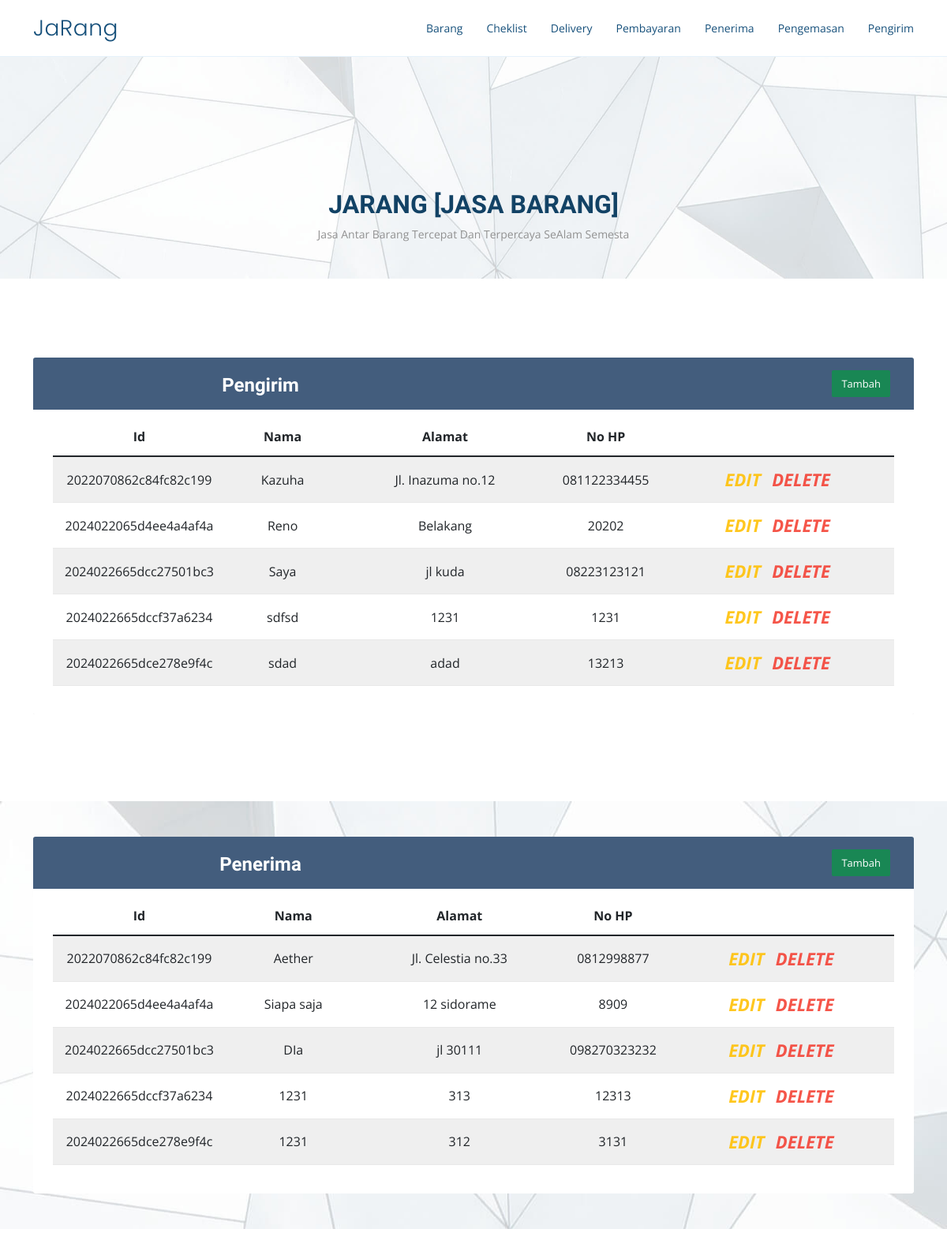
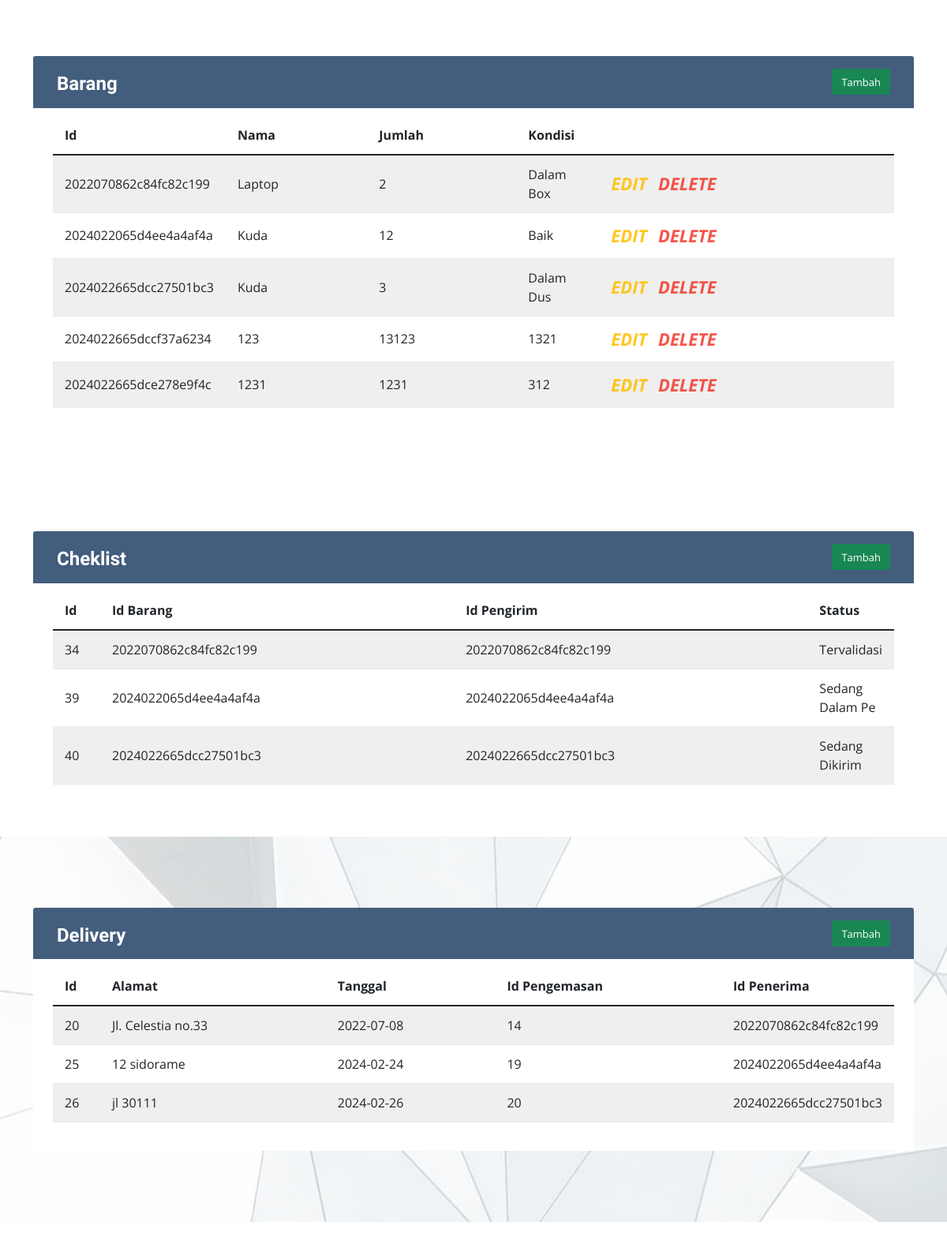
The app's page /admin.php (upper part) with its own data (2 pictures, top to bottom).
### tables this page shows
CREATE TABLE `pengirim` (
  `id` varchar(55) NOT NULL,
  `nama_k` varchar(255) NOT NULL,
  `alamat_k` text NOT NULL,
  `hp_k` varchar(15) NOT NULL
);

CREATE TABLE `penerima` (
  `id` varchar(55) NOT NULL,
  `nama` varchar(255) NOT NULL,
  `alamat` text NOT NULL,
  `hp` varchar(15) NOT NULL
);

CREATE TABLE `barang` (
  `id` varchar(55) NOT NULL,
  `nama` varchar(255) NOT NULL,
  `jumlah` int(11) NOT NULL,
  `berat` varchar(50) NOT NULL,
  `kondisi` varchar(255) NOT NULL
);

CREATE TABLE `ceklist` (
  `id` int(11) NOT NULL,
  `id_barang` varchar(55) NOT NULL,
  `id_pengirim` varchar(55) NOT NULL,
  `id_penerima` varchar(55) NOT NULL,
  `statuscek` varchar(15) NOT NULL
);

CREATE TABLE `delivery` (
  `id` int(11) NOT NULL,
  `alamat` text NOT NULL,
  `tanggal` date NOT NULL,
  `id_pengemasan` int(11) NOT NULL,
  `id_penerima` varchar(55) NOT NULL
);

### admin.php (the view, shortened to what this page needs)
<?php
	include 'koneksi.php';
?>
<!DOCTYPE html>
<html lang="en">
<head>
  <link href="assets/vendor/aos/aos.css" rel="stylesheet">
  <link href="assets/vendor/bootstrap/css/bootstrap.min.css" rel="stylesheet">
  <link href="assets/vendor/bootstrap-icons/bootstrap-icons.css" rel="stylesheet">
  <link href="assets/vendor/boxicons/css/boxicons.min.css" rel="stylesheet">
  <link href="assets/vendor/glightbox/css/glightbox.min.css" rel="stylesheet">
  <link href="assets/vendor/remixicon/remixicon.css" rel="stylesheet">
  <link href="assets/vendor/swiper/swiper-bundle.min.css" rel="stylesheet">
  <link href="assets/css/style.css" rel="stylesheet">
  <link href="admin/css/admin.css" rel="stylesheet">
</head>
<body>
<body>
  <header id="header" class="fixed-top">
    <div class="container d-flex align-items-center justify-content-between">
      <h1 class="logo"><a href="index.php">JaRang</a></h1>
      <nav id="navbar" class="navbar">
        <ul>
          <li><a class="nav-link scrollto active" href="#cta">Barang</a></li>
          <li><a class="nav-link scrollto" href="#about">Cheklist</a></li>
          <li><a class="nav-link scrollto" href="#counts">Delivery</a></li>
          <li><a class="nav-link scrollto o" href="#about-video">Pembayaran</a></li>
          <li><a class="nav-link scrollto" href="#clients">Penerima</a></li>
          <li><a class="nav-link scrollto" href="#testimonials">Pengemasan</a></li>
          <li><a class="nav-link scrollto" href="#services">Pengirim</a></li>
        </ul>
      </nav>
    </div>
  </header>
  <section id="hero" class="d-flex align-items-center">
  <div class="container-xl">
  <div class="section-title">
          <h2>JaRang [Jasa Barang]</h2>
          <p>Jasa Antar Barang Tercepat Dan Terpercaya SeAlam Semesta</p>
        </div>
</div>
</section>
    <section id="services" class="services section-bg">
    <div class="container-xl">
	<div class="table-responsive">
		<div class="table-wrapper">
			<div class="table-title">
				<div class="row">
					<div class="col-sm-6">
						<h2><b>Pengirim</b></h2>
					</div>
					<div class="col-sm-6">
						<a href="forms-pengiriman.php" class="btn btn-success" data-toggle="modal"> <span>Tambah</span></a>
					</div>
				</div>
			</div>
			<table class="table table-striped table-hover">
				<thead>
					<tr>
						<th>Id</th>
						<th>Nama</th>
						<th>Alamat</th>
						<th>No HP</th>
					</tr>
				</thead>
				<tbody>
				<?php
						$sql = mysqli_query($koneksi, "SELECT * FROM pengirim");
						while ($result = mysqli_fetch_array($sql)) {
					?>
					<tr>
						<td><?= $result['id']; ?></td>
						<td><?= $result['nama_k']; ?></td>
						<td><?= $result['alamat_k']; ?></td>
						<td><?= $result['hp_k']; ?></td>
						<td>
							<a href="forms-Pengirim.php?id=<?= $result['id']; ?>" class="edit" data-toggle="modal"><i class="material-icons" data-toggle="tooltip" title="Edit">EDIT</i></a>
							<a href="http://jarang.com/php/function/hapus-pengirim.php?id=<?= $result['id']; ?>" class="delete" data-toggle="modal"><i class="material-icons" data-toggle="tooltip" title="Delete">DELETE</i></a>
						</td>
					</tr>
					<?php } ?>
				</tbody>
			</table>
		</div>
	</div>
</div>
    </section>
	 <section id="clients" class="clients section-bg">
    <div class="container-xl">
	<div class="table-responsive">
		<div class="table-wrapper">
			<div class="table-title">
				<div class="row">
					<div class="col-sm-6">
						<h2><b>Penerima</b></h2>
					</div>
					<div class="col-sm-6">
						<a href="forms-pengiriman.php" class="btn btn-success" data-toggle="modal"> <span>Tambah</span></a>
					</div>
				</div>
			</div>
			<table class="table table-striped table-hover">
				<thead>
					<tr>
						<th>Id</th>
						<th>Nama</th>
						<th>Alamat</th>
						<th>No HP</th>
					</tr>
				</thead>
				<tbody>
				<?php
						$sql = mysqli_query($koneksi, "SELECT * FROM penerima");
						while ($result = mysqli_fetch_array($sql)) {
					?>
					<tr>
						<td><?= $result['id']; ?></td>
						<td><?= $result['nama']; ?></td>
						<td><?= $result['alamat']; ?></td>
						<td><?= $result['hp']; ?></td>
						<td>
							<a href="forms-penerima.php?id=<?= $result['id']; ?>" class="edit" data-toggle="modal"><i class="material-icons" data-toggle="tooltip" title="Edit">EDIT</i></a>
							<a href="http://jarang.com/php/function/hapus-penerima.php?id=<?= $result['id']; ?>" class="delete" data-toggle="modal"><i class="material-icons" data-toggle="tooltip" title="Delete">DELETE</i></a>
						</td>
					</tr>
					<?php } ?>
				</tbody>
			</table>
		</div>
	</div>
</div>
    </section>
    <section id="cta" class="cta">
    <div class="container-xl">
	<div class="table-responsive">
		<div class="table-wrapper">
			<div class="table-title">
				<div class="row">
					<div class="col-sm-6">
						<h2><b>Barang</b></h2>
					</div>
					<div class="col-sm-6">
						<a href="forms-pengiriman.php" class="btn btn-success" data-toggle="modal"> <span>Tambah</span></a>
					</div>
				</div>
			</div>
			<table class="table table-striped table-hover">
				<thead>
					<tr>
						<th>Id</th>
						<th>Nama</th>
						<th>Jumlah</th>
						<th>Kondisi</th>
					</tr>
				</thead>
				<tbody>
					<?php
						$sql = mysqli_query($koneksi, "SELECT * FROM barang");
						while ($result = mysqli_fetch_array($sql)) {
					?>
					<tr>
						<td><?= $result['id']; ?></td>
						<td><?= $result['nama']; ?></td>
						<td><?= $result['jumlah']; ?></td>
						<td><?= $result['kondisi']; ?></td>
						<td>
							<a href="forms-barang.php?id=<?= $result['id']; ?>" class="edit" data-toggle="modal"><i class="material-icons" data-toggle="tooltip" title="Edit">EDIT</i></a>
							<a href="http://jarang.com/php/function/hapus.php?id=<?= $result['id']; ?>" class="delete" data-toggle="modal"><i class="material-icons" data-toggle="tooltip" title="Delete">DELETE</i></a>
						</td>
					</tr>
					<?php } ?>
				</tbody>
			</table>
		</div>
	</div>
</div>
    </section>
  <main id="main">
    <section id="about" class="about">
    <div class="container-xl">
	<div class="table-responsive">
		<div class="table-wrapper">
			<div class="table-title">
				<div class="row">
					<div class="col-sm-6">
						<h2><b>Cheklist</b></h2>
					</div>
					<div class="col-sm-6">
						<a href="forms-pengiriman.php" class="btn btn-success" data-toggle="modal"> <span>Tambah</span></a>
					</div>
				</div>
			</div>
			<table class="table table-striped table-hover">
				<thead>
					<tr>
						<th>Id</th>
						<th>Id Barang</th>
						<th>Id Pengirim</th>
						<th>Status</th>
					</tr>
				</thead>
				<tbody>
				<?php
						$sql = mysqli_query($koneksi, "SELECT * FROM ceklist");
						while ($result = mysqli_fetch_array($sql)) {
					?>
					<tr>
						<td><?= $result['id']; ?></td>
						<td><?= $result['id_barang']; ?></td>
						<td><?= $result['id_pengirim']; ?></td>
						<td><?= $result['statuscek']; ?></td>
						</tr>
					<?php } ?>
				</tbody>
			</table>
		</div>
	</div>
</div>
    </section>
    <section id="counts" class="counts section-bg">
    <div class="container-xl">
	<div class="table-responsive">
		<div class="table-wrapper">
			<div class="table-title">
				<div class="row">
					<div class="col-sm-6">
						<h2><b>Delivery</b></h2>
					</div>
					<div class="col-sm-6">
						<a href="forms-pengiriman.php" class="btn btn-success" data-toggle="modal"> <span>Tambah</span></a>
					</div>
				</div>
			</div>
			<table class="table table-striped table-hover">
				<thead>
					<tr>
						<th>Id</th>
						<th>Alamat</th>
						<th>Tanggal</th>
						<th>Id Pengemasan</th>
						<th>Id Penerima</th>
					</tr>
				</thead>
				<tbody>
				<?php
						$sql = mysqli_query($koneksi, "SELECT * FROM delivery");
						while ($result = mysqli_fetch_array($sql)) {
					?>
					<tr>
						<td><?= $result['id']; ?></td>
						<td><?= $result['alamat']; ?></td>
						<td><?= $result['tanggal']; ?></td>
						<td><?= $result['id_pengemasan']; ?></td>
						<td><?= $result['id_penerima']; ?></td>
					</tr>
					<?php } ?>
				</tbody>
			</table>
		</div>
	</div>
</div>
    </section>
    <section id="about-video" class="about-video">
    </section>
  </main>
</body>
</html>

### assets/css/style.css (style rules this page uses)
body { font-family: "Open Sans", sans-serif; color: #444444; }
a { color: #2487ce; text-decoration: none; }
h1, h2, h3, h4, h5, h6 { font-family: "Raleway", sans-serif; }
.navbar { padding: 0; }
.navbar ul { margin: 0; padding: 0; display: flex; list-style: none; align-items: center; }
.navbar li { position: relative; }
.navbar a, .navbar a:focus { display: flex; align-items: center; justify-content: space-between; padding: 10px 0 10px 30px; font-size: 14px; color: #16507b; white-space: nowrap; transition: 0.3s; }
#header { transition: all 0.5s; background: #fff; z-index: 997; padding: 15px 0; border-bottom: 1px solid #e6f2fb; }
#header .logo { font-size: 28px; margin: 0; padding: 0; line-height: 1; font-weight: 300; letter-spacing: 0.5px; font-family: "Poppins", sans-serif; }
#header .logo a { color: #16507b; }
section { overflow: hidden; }
.section-bg { background: url("../img/hero-bg.jpg") top center; }
.section-title { text-align: center; padding-bottom: 30px; }
.section-title h2 { font-size: 32px; font-weight: bold; text-transform: uppercase; color: #124265; }
.section-title p { font-size: 14px; color: #919191; }
#hero { padding-top: 120px; background: url("../img/hero-bg.jpg") top center; background-size: cover; position: relative; }
.counts { padding: 60px 0; }
.clients { padding: 15px 0; text-align: center; }
.services { text-align: center; padding: 70px 20px 80px 20px; transition: all ease-in-out 0.3s; background: #fff; box-shadow: 0px 5px 90px 0px rgba(110, 123, 131, 0.05); }
.cta { background-size: cover; padding: 60px 0; }
.section-title { margin-top: 120px; }

### admin/css/admin.css (style rules this page uses)
.table-responsive { margin: 30px 0; }
.table-wrapper { background: #fff; padding: 20px 25px; border-radius: 3px; min-width: 1000px; box-shadow: 0 1px 1px rgba(0,0,0,.05); }
.table-title { padding-bottom: 15px; background: #435d7d; color: #fff; padding: 16px 30px; min-width: 100%; margin: -20px -25px 10px; border-radius: 3px 3px 0 0; }
.table-title h2 { margin: 5px 0 0; font-size: 24px; }
.table-title .btn { color: #fff; float: right; font-size: 13px; border: none; min-width: 50px; border-radius: 2px; border: none; outline: none !important; margin-left: 10px; }
.table-title .btn span { float: left; margin-top: 2px; }
table.table tr th, table.table tr td { border-color: #e9e9e9; padding: 12px 15px; vertical-align: middle; }
table.table tr th:first-child { width: 60px; }
table.table tr th:last-child { width: 100px; }
table.table-striped tbody tr:nth-of-type(odd) { background-color: #fcfcfc; }
table.table td:last-child i { opacity: 0.9; font-size: 22px; margin: 0 5px; }
table.table td a { font-weight: bold; color: #566787; display: inline-block; text-decoration: none; outline: none !important; }
table.table td a.edit { color: #FFC107; }
table.table td a.delete { color: #F44336; }
table.table td i { font-size: 19px; }
#header { transition: all 0.5s; background: #fff; z-index: 997; padding: 15px 0; border-bottom: 1px solid #e6f2fb; }
#header .logo { font-size: 28px; margin: 0; padding: 0; line-height: 1; font-weight: 300; letter-spacing: 0.5px; font-family: "Poppins", sans-serif; }
#header .logo a { color: #16507b; }
.navbar { padding: 0; }
.navbar ul { margin: 0; padding: 0; display: flex; list-style: none; align-items: center; }
.navbar li { position: relative; }
.navbar a, .navbar a:focus { display: flex; align-items: center; justify-content: space-between; padding: 10px 0 10px 30px; font-size: 14px; color: #16507b; white-space: nowrap; transition: 0.3s; }

### records on screen
pengirim: id "2022070862c84fc82c199", nama_k "Kazuha", alamat_k "Jl. Inazuma no.12", hp_k "081122334455"
pengirim: id "2024022065d4ee4a4af4a", nama_k "Reno", alamat_k "Belakang", hp_k "20202"
pengirim: id "2024022665dcc27501bc3", nama_k "Saya", alamat_k "jl kuda", hp_k "08223123121"
pengirim: id "2024022665dccf37a6234", nama_k "sdfsd", alamat_k "1231", hp_k "1231"
pengirim: id "2024022665dce278e9f4c", nama_k "sdad", alamat_k "adad", hp_k "13213"
penerima: id "2022070862c84fc82c199", nama "Aether", alamat "Jl. Celestia no.33", hp "0812998877"
penerima: id "2024022065d4ee4a4af4a", nama "Siapa saja", alamat "12 sidorame", hp "8909"
penerima: id "2024022665dcc27501bc3", nama "DIa", alamat "jl 30111", hp "098270323232"
penerima: id "2024022665dccf37a6234", nama "1231", alamat "313", hp "12313"
penerima: id "2024022665dce278e9f4c", nama "1231", alamat "312", hp "3131"
barang: id "2022070862c84fc82c199", nama "Laptop", jumlah "2", kondisi "Dalam Box"
barang: id "2024022065d4ee4a4af4a", nama "Kuda", jumlah "12", kondisi "Baik"
barang: id "2024022665dcc27501bc3", nama "Kuda", jumlah "3", kondisi "Dalam Dus"
barang: id "2024022665dccf37a6234", nama "123", jumlah "13123", kondisi "1321"
barang: id "2024022665dce278e9f4c", nama "1231", jumlah "1231", kondisi "312"
ceklist: id "34", id_barang "2022070862c84fc82c199", id_pengirim "2022070862c84fc82c199", statuscek "Tervalidasi"
ceklist: id "39", id_barang "2024022065d4ee4a4af4a", id_pengirim "2024022065d4ee4a4af4a", statuscek "Sedang Dalam Pe"
ceklist: id "40", id_barang "2024022665dcc27501bc3", id_pengirim "2024022665dcc27501bc3", statuscek "Sedang Dikirim"
delivery: id "20", alamat "Jl. Celestia no.33", tanggal "2022-07-08", id_pengemasan "14", id_penerima "2022070862c84fc82c199"
delivery: id "25", alamat "12 sidorame", tanggal "2024-02-24", id_pengemasan "19", id_penerima "2024022065d4ee4a4af4a"
delivery: id "26", alamat "jl 30111", tanggal "2024-02-26", id_pengemasan "20", id_penerima "2024022665dcc27501bc3"
